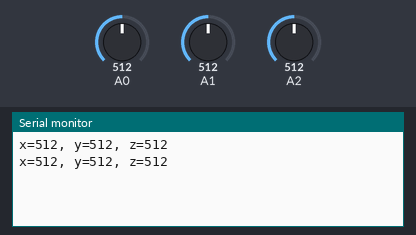
Recording of a sketch running on a simulated Arduino Uno, built with avr-gcc and run on an emulated ATmega328P. Shown: the last lines printed to the serial monitor. The inputs (shaded band) are chosen by the test bench; at power-on: A0 = 512, A1 = 512, A2 = 512.

Above: at 2.8 s.
2.9 s: A0 set to 716
At 5.2 s:
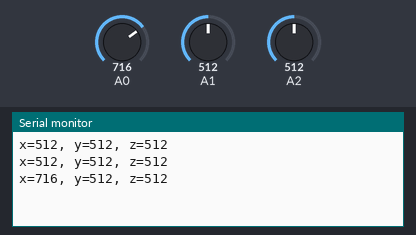
5.6 s: A1 set to 716
At 6.8 s:
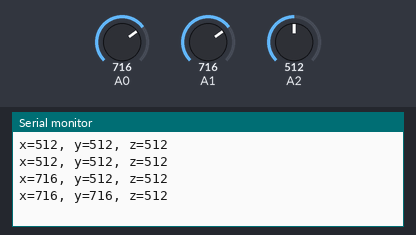
8.3 s: A2 set to 716
At 10.8 s:
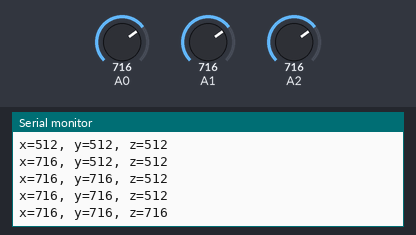
11.0 s: A0 set to 900
At 12.6 s:
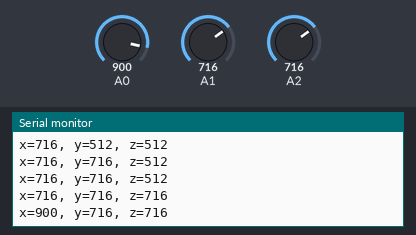
13.7 s: A1 set to 900
At 15.4 s:
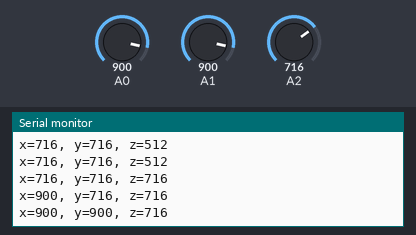
16.4 s: A2 set to 900
At 18.5 s:
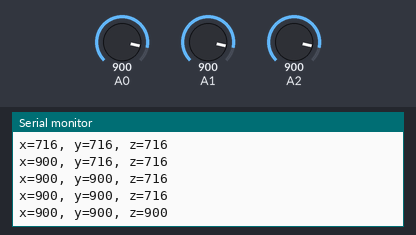
Timing chart, 0 to 20.0 s (numbered marks = the images above; inputs shaded):
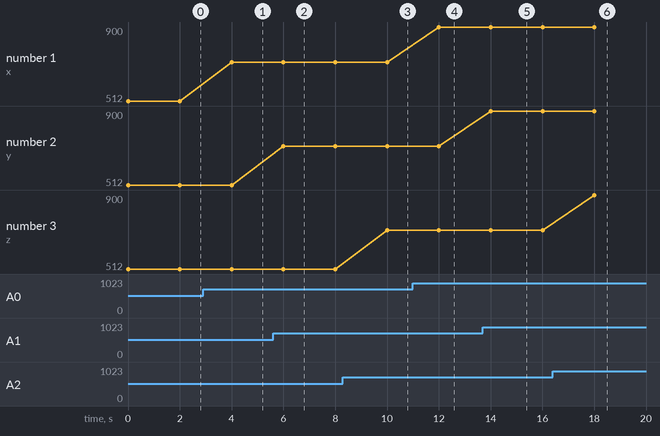

The sketch:

Gyro_Sensor_3_axis.ino
```cpp
int x = 0;
int y = 0;
int z = 0;

void setup() {
  pinMode(A0, INPUT);
  pinMode(A1, INPUT);
  pinMode(A2, INPUT);
  Serial.begin(9600);
}

void loop() {

  x = analogRead(A0);
  y = analogRead(A1);
  z = analogRead(A2);
  Serial.print("x=");
  Serial.print(x);
  Serial.print(", y=");
  Serial.print(y);
  Serial.print(", z=");
  Serial.print(z);
  Serial.print("\n\n");
  delay(2000);
}
```

Measured:
- after the input at 2.9 s, the serial monitor: prints a new line after 1.1 s (image 1)
- after the input at 5.6 s, the serial monitor: prints a new line after 0.40 s (image 2)
- after the input at 8.3 s, the serial monitor: prints a new line after 1.7 s (image 3)
- after the input at 11.0 s, the serial monitor: prints a new line after 1.0 s (image 4)
- after the input at 13.7 s, the serial monitor: prints a new line after 0.31 s (image 5)
- after the input at 16.4 s, the serial monitor: prints a new line after 1.6 s (image 6)
- plotted number 1: 512 → 716 after the input at 2.9 s, 716 → 900 after the input at 11.0 s
